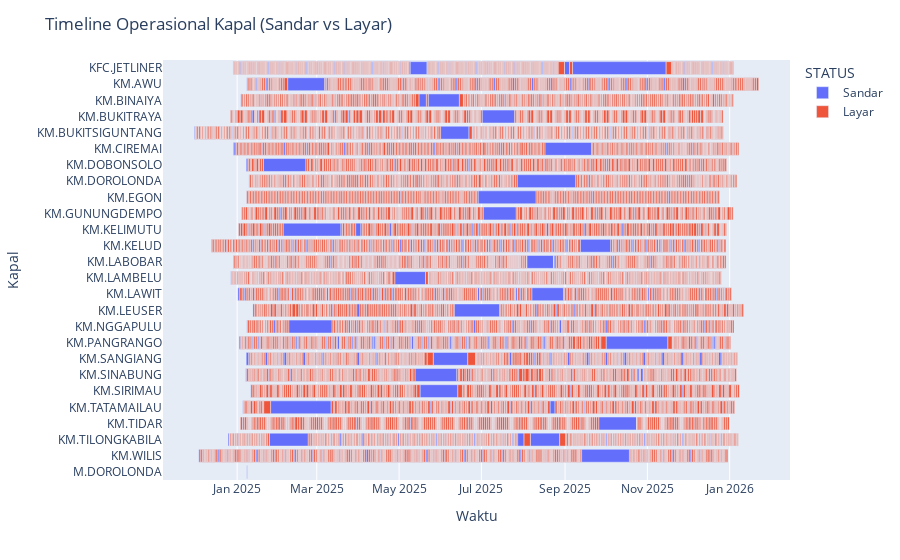

Notebook source saved alongside this figure:
### Code cell
fig = px.timeline(
    timeline,
    x_start="START",
    x_end="END",
    y="NAMA_KAPAL",
    color="STATUS",            # Sandar vs Layar
    hover_data=[
        "VOYAGE",
        "PELABUHAN",
        "ETA",
        "ETD"
    ]
)

fig.update_yaxes(autorange="reversed")

fig.update_layout(
    title="Timeline Operasional Kapal (Sandar vs Layar)",
    xaxis_title="Waktu",
    yaxis_title="Kapal",
    hovermode="closest"
)

fig.show()

### Figure 1 — Plotly figure (JSON) as saved in the notebook; plotly's stock layout.template omitted (floating-point values rounded to 4 significant figures; data arrays with more than 128 entries replaced by an {"elided": "..."} marker saying what was removed)
{"data": [{"base": {"elided": "9134 str values"}, "customdata": {"elided": "9134x4 mixed values"}, "hovertemplate": "STATUS=Sandar<br>START=%{base}<br>END=%{x}<br>NAMA_KAPAL=%{y}<br>VOYAGE=%{customdata[0]}<br>PELABUHAN=%{customdata[1]}<br>ETA=%{customdata[2]}<br>ETD=%{customdata[3]}<extra></extra>", "legendgroup": "Sandar", "marker": {"color": "#636efa", "pattern": {"shape": ""}}, "name": "Sandar", "orientation": "h", "showlegend": true, "textposition": "auto", "type": "bar", "x": {"elided": "9134 int values"}, "xaxis": "x", "y": {"elided": "9134 str values"}, "yaxis": "y"}, {"base": {"elided": "9123 str values"}, "customdata": {"elided": "9123x4 mixed values"}, "hovertemplate": "STATUS=Layar<br>START=%{base}<br>END=%{x}<br>NAMA_KAPAL=%{y}<br>VOYAGE=%{customdata[0]}<br>PELABUHAN=%{customdata[1]}<br>ETA=%{customdata[2]}<br>ETD=%{customdata[3]}<extra></extra>", "legendgroup": "Layar", "marker": {"color": "#EF553B", "pattern": {"shape": ""}}, "name": "Layar", "orientation": "h", "showlegend": true, "textposition": "auto", "type": "bar", "x": {"elided": "9123 int values"}, "xaxis": "x", "y": {"elided": "9123 str values"}, "yaxis": "y"}], "layout": {"barmode": "overlay", "hovermode": "closest", "legend": {"title": {"text": "STATUS"}, "tracegroupgap": 0}, "margin": {"t": 60}, "title": {"text": "Timeline Operasional Kapal (Sandar vs Layar)"}, "xaxis": {"anchor": "y", "domain": [0, 1], "title": {"text": "Waktu"}, "type": "date"}, "yaxis": {"anchor": "x", "autorange": "reversed", "domain": [0, 1], "title": {"text": "Kapal"}}}}
